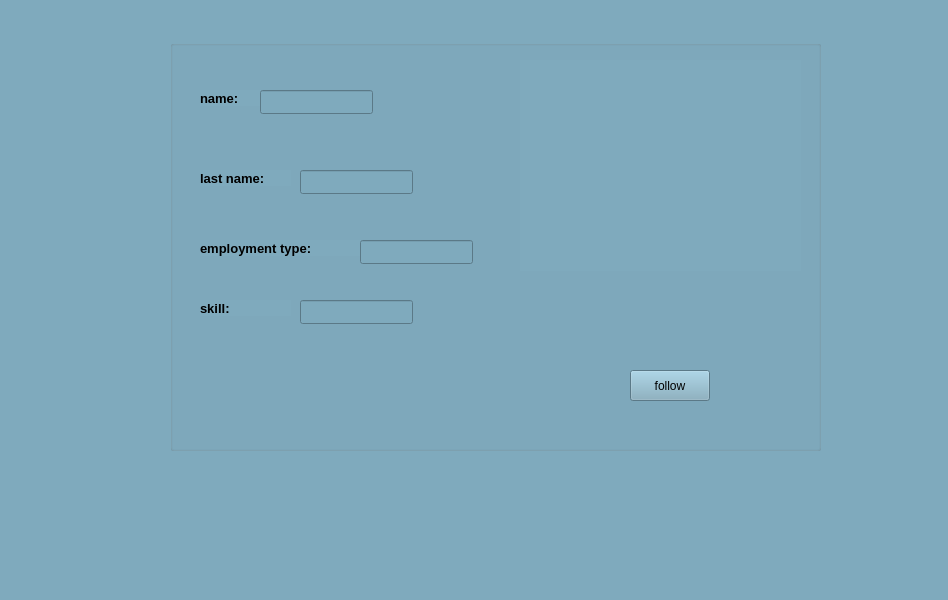
<?xml version="1.0" encoding="UTF-8"?>
<ui version="4.0">
 <class>viewProfile</class>
 <widget class="QMainWindow" name="viewProfile">
  <property name="geometry">
   <rect>
    <x>0</x>
    <y>0</y>
    <width>948</width>
    <height>600</height>
   </rect>
  </property>
  <property name="windowTitle">
   <string>MainWindow</string>
  </property>
  <property name="styleSheet">
   <string notr="true">color: rgb(0, 0, 0);
background-color: rgb(127, 170, 189);</string>
  </property>
  <widget class="QWidget" name="centralwidget">
   <widget class="QGroupBox" name="groupBox_2">
    <property name="geometry">
     <rect>
      <x>170</x>
      <y>40</y>
      <width>651</width>
      <height>411</height>
     </rect>
    </property>
    <property name="title">
     <string/>
    </property>
    <widget class="QLabel" name="label">
     <property name="geometry">
      <rect>
       <x>30</x>
       <y>50</y>
       <width>61</width>
       <height>16</height>
      </rect>
     </property>
     <property name="font">
      <font>
       <pointsize>10</pointsize>
       <weight>75</weight>
       <bold>true</bold>
      </font>
     </property>
     <property name="text">
      <string>name:</string>
     </property>
    </widget>
    <widget class="QLabel" name="label_2">
     <property name="geometry">
      <rect>
       <x>30</x>
       <y>130</y>
       <width>91</width>
       <height>16</height>
      </rect>
     </property>
     <property name="font">
      <font>
       <pointsize>10</pointsize>
       <weight>75</weight>
       <bold>true</bold>
      </font>
     </property>
     <property name="text">
      <string>last name:</string>
     </property>
    </widget>
    <widget class="QLabel" name="label_3">
     <property name="geometry">
      <rect>
       <x>30</x>
       <y>260</y>
       <width>91</width>
       <height>16</height>
      </rect>
     </property>
     <property name="font">
      <font>
       <pointsize>10</pointsize>
       <weight>75</weight>
       <bold>true</bold>
      </font>
     </property>
     <property name="text">
      <string>skill:</string>
     </property>
    </widget>
    <widget class="QLabel" name="label_5">
     <property name="geometry">
      <rect>
       <x>30</x>
       <y>200</y>
       <width>161</width>
       <height>16</height>
      </rect>
     </property>
     <property name="font">
      <font>
       <pointsize>10</pointsize>
       <weight>75</weight>
       <bold>true</bold>
      </font>
     </property>
     <property name="text">
      <string>employment type:</string>
     </property>
    </widget>
    <widget class="QLineEdit" name="lineEdit_2">
     <property name="enabled">
      <bool>false</bool>
     </property>
     <property name="geometry">
      <rect>
       <x>90</x>
       <y>50</y>
       <width>113</width>
       <height>24</height>
      </rect>
     </property>
    </widget>
    <widget class="QLineEdit" name="lineEdit_3">
     <property name="enabled">
      <bool>false</bool>
     </property>
     <property name="geometry">
      <rect>
       <x>130</x>
       <y>130</y>
       <width>113</width>
       <height>24</height>
      </rect>
     </property>
    </widget>
    <widget class="QLineEdit" name="lineEdit_4">
     <property name="enabled">
      <bool>false</bool>
     </property>
     <property name="geometry">
      <rect>
       <x>190</x>
       <y>200</y>
       <width>113</width>
       <height>24</height>
      </rect>
     </property>
    </widget>
    <widget class="QLineEdit" name="lineEdit_5">
     <property name="enabled">
      <bool>false</bool>
     </property>
     <property name="geometry">
      <rect>
       <x>130</x>
       <y>260</y>
       <width>113</width>
       <height>24</height>
      </rect>
     </property>
     <property name="frame">
      <bool>true</bool>
     </property>
    </widget>
    <widget class="QLabel" name="label_6">
     <property name="geometry">
      <rect>
       <x>350</x>
       <y>20</y>
       <width>281</width>
       <height>211</height>
      </rect>
     </property>
     <property name="styleSheet">
      <string notr="true">border-image: url(:/new/prefix1/images.png);</string>
     </property>
     <property name="text">
      <string/>
     </property>
    </widget>
    <widget class="QPushButton" name="pushButton_6">
     <property name="geometry">
      <rect>
       <x>460</x>
       <y>330</y>
       <width>80</width>
       <height>31</height>
      </rect>
     </property>
     <property name="text">
      <string>follow</string>
     </property>
    </widget>
   </widget>
  </widget>
  <widget class="QMenuBar" name="menubar">
   <property name="geometry">
    <rect>
     <x>0</x>
     <y>0</y>
     <width>948</width>
     <height>25</height>
    </rect>
   </property>
  </widget>
  <widget class="QStatusBar" name="statusbar"/>
 </widget>
 <resources/>
 <connections/>
</ui>
